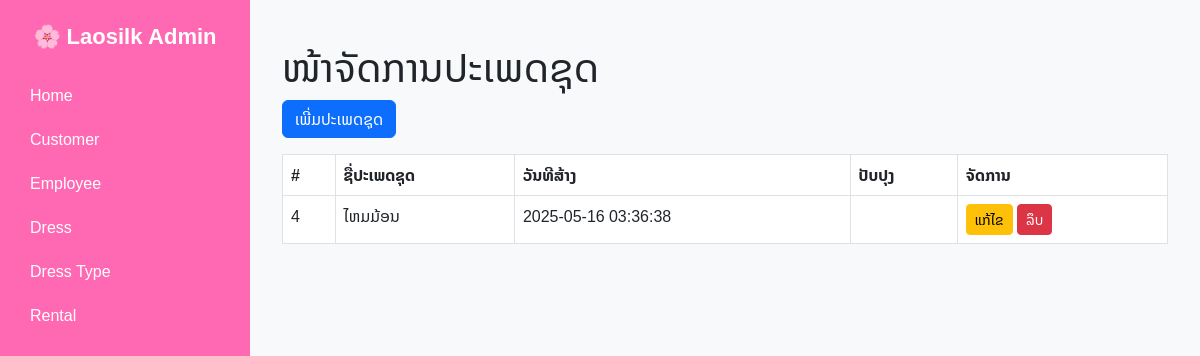
Screenshot of /admin/dress_type.php with the database file from the repository.
### tables this page shows
CREATE TABLE `type_dress` (
  `id` int(10) NOT NULL,
  `type` varchar(50) NOT NULL,
  `updated_date` timestamp NULL DEFAULT NULL ON UPDATE current_timestamp(),
  `created_date` timestamp NOT NULL DEFAULT current_timestamp()
);

### admin/dress_type.php (the view)
<?php
require('layout.php');
require('../db.php');
$sql = "SELECT * FROM type_dress ORDER BY created_date DESC";
$result = $conn->query($sql);
?>
<div class="container mt-4">
    <h1>ໜ້າຈັດການປະເພດຊຸດ</h1>
    <a href="dress_type_add.php" class="btn btn-primary mb-3">ເພີ່ມປະເພດຊຸດ</a>
    <table class="table table-bordered">
        <thead>
            <tr>
                <th>#</th>
                <th>ຊື່ປະເພດຊຸດ</th>
                <th>ວັນທີສ້າງ</th>
                <th>ປັບປຸງ</th>
                <th>ຈັດການ</th>
            </tr>
        </thead>
        <tbody>
            <?php while ($row = $result->fetch_assoc()) : ?>
                <tr>
                    <td><?= $row['id'] ?></td>
                    <td><?= $row['type'] ?></td>
                    <td><?= $row['created_date'] ?></td>
                    <td><?= $row['updated_date'] ?></td>
                    <td>
                        <a href="dress_type_edit.php?id=<?= $row['id'] ?>" class="btn btn-warning btn-sm">ແກ້ໄຂ</a>
                        <a href="dress_type_delete.php?id=<?= $row['id'] ?>" class="btn btn-danger btn-sm" onclick="return confirm('ຢືນຢັນການລຶບ?')">ລຶບ</a>
                    </td>
                </tr>
            <?php endwhile; ?>
        </tbody>
    </table>
</div>
<?php require('footer.php'); ?>

### admin/layout.php (style rules this page uses)
body { font-family: "Noto Sans Lao", sans-serif; display: flex; height: 100vh; }

### rows the page displays
type_dress: id "4", type "ໄຫມມ້ອນ", created_date "2025-05-16 03:36:38"
